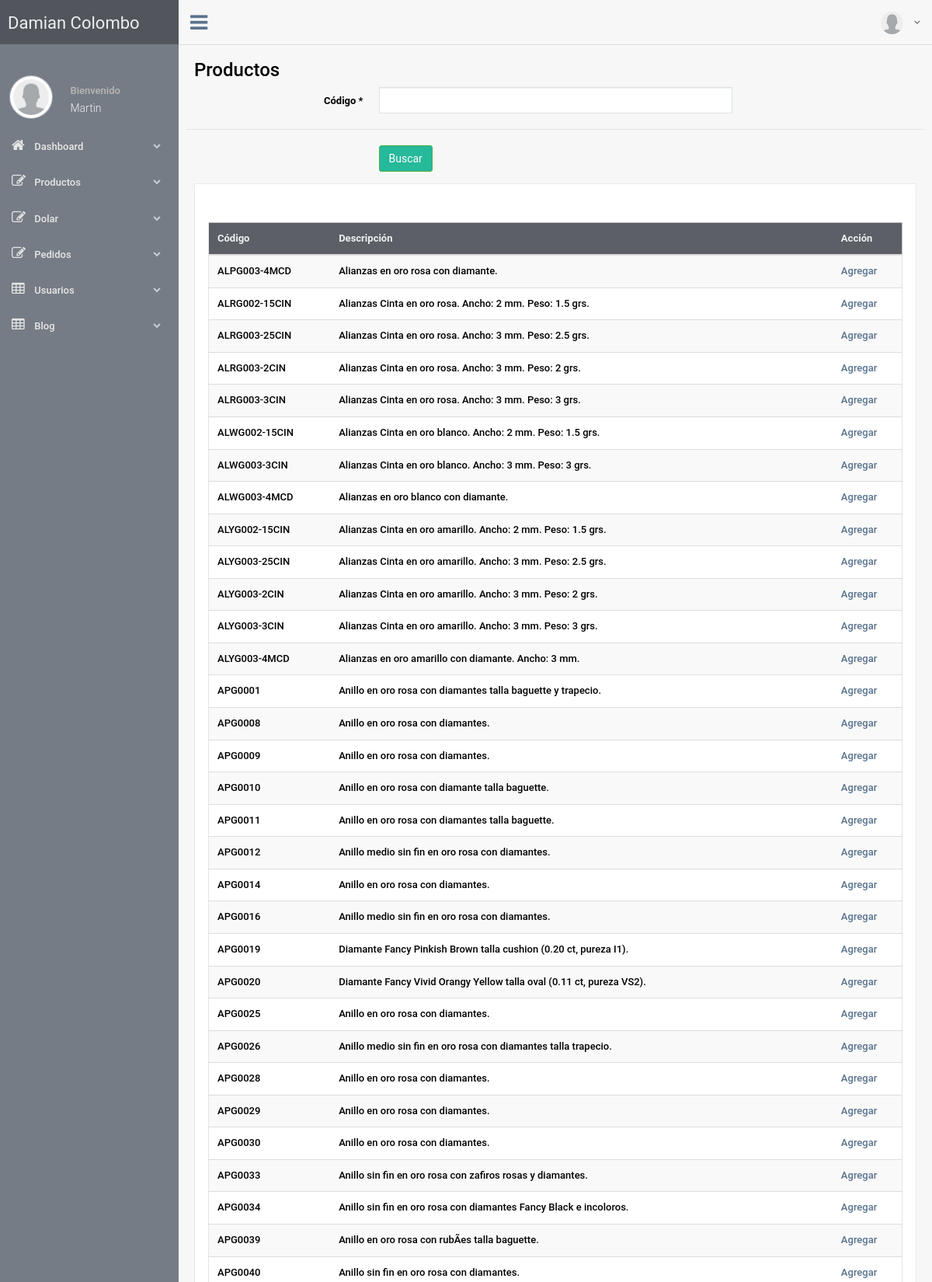
Screenshot of /DamianColombo/DamianColombo_BCK/pedidos-agregar.php (signed in, upper part) with the database file from the repository.
### tables this page shows
CREATE TABLE `productmain` (
  `idProductMain` int(11) NOT NULL,
  `codigo` varchar(250) NOT NULL,
  `descripcionLarga` text NOT NULL,
  `descripcionLargaIngles` text NOT NULL,
  `descripcion` text NOT NULL,
  `description` varchar(250) NOT NULL,
  `descripcionCertificado` text NOT NULL,
  `stock` int(11) NOT NULL,
  `stockIngles` int(11) NOT NULL,
  `medida` text NOT NULL,
  `medidaIngles` varchar(250) NOT NULL,
  `codMetal` int(11) NOT NULL,
  `pesoMetal` varchar(150) NOT NULL,
  `codPiedra` int(11) NOT NULL,
  `cortePiedra` varchar(150) NOT NULL,
  `pesoPiedra` varchar(150) NOT NULL,
  `colorPiedra` varchar(150) NOT NULL,
  `purezaPiedra` varchar(150) NOT NULL,
  `codpiedra2` int(11) NOT NULL,
  `pesoPiedra2` varchar(150) NOT NULL,
  `colorPiedra2` varchar(150) NOT NULL,
  `purezaPiedra2` varchar(150) NOT NULL,
  `certificado` varchar(250) NOT NULL,
  `certificado2` int(11) NOT NULL DEFAULT '0',
  `precioLista` float NOT NULL,
  `precioFinal` int(11) NOT NULL,
  `palabrasClaves` text NOT NULL,
  `urlCorta` text NOT NULL,
  `palabrasClavesIngles` text NOT NULL,
  `urlCortaIngles` varchar(100) NOT NULL,
  `destacado` int(11) NOT NULL DEFAULT '0',
  `labelDescuento` int(11) NOT NULL DEFAULT '0',
  `catalogo` int(11) NOT NULL DEFAULT '0',
  `flagNew` int(11) NOT NULL DEFAULT '0',
  `tipoArticulo` int(11) NOT NULL DEFAULT '1',
  `precioListaIngles` float NOT NULL,
  `descuentoIngles` int(11) NOT NULL,
  `labelDescuentoIngles` int(11) NOT NULL
);

### DamianColombo/DamianColombo_BCK/pedidos-agregar.php (the view, shortened to what this page needs)
<!DOCTYPE html>
<html lang="en">
<head>
    <link href="css/bootstrap.min.css" rel="stylesheet">
    <link href="fonts/css/font-awesome.min.css" rel="stylesheet">
    <link href="css/animate.min.css" rel="stylesheet">
    <link href="css/custom.css" rel="stylesheet">
    <link href="css/icheck/flat/green.css" rel="stylesheet">
</head>
<?
$id_pedido=$_GET['id_pedido'];
$word=$_POST["word"];
$result = mysql_query("Select * from productmain where codigo like '%$word%' order by codigo");
?>
<body class="nav-md">
    <div class="container body">
        <div class="main_container">
            <div class="col-md-3 left_col">
                <?php include ("inc-menu.php");?>
            </div>
            <div class="top_nav">
                <div class="nav_menu">
                    <nav class="" role="navigation">
                        <div class="nav toggle">
                            <a id="menu_toggle"><i class="fa fa-bars"></i></a>
                        </div>
                        <ul class="nav navbar-nav navbar-right">
                            <li class="">
                                <a href="javascript:;" class="user-profile dropdown-toggle" data-toggle="dropdown" aria-expanded="false">
                                    <img src="images/img.jpg" alt="">
                                    <span class=" fa fa-angle-down"></span>
                                </a>
                            </li>
                        </ul>
                    </nav>
                </div>
            </div>
            <div class="right_col" role="main">
                <div class="">
                    <div class="page-title">
                        <div class="title_left">
                            <h3>Productos</h3>
                        </div>
                        <div class="title_right">
                            <div class="col-md-5 col-sm-5 col-xs-12 form-group pull-right top_search">
                            </div>
                        </div>
                    </div>
                    <div class="clearfix"></div>
                    <div class="row">
                                    <form id="demo-form2" data-parsley-validate class="form-horizontal form-label-left" method="post" action="pedidos-agregar.php?id_pedido=<? echo $id_pedido; ?>">
                                        <div class="form-group">
                                            <label class="control-label col-md-3 col-sm-3 col-xs-12" for="first-name">Código <span class="required">*</span>
                                            </label>
                                            <div class="col-md-6 col-sm-6 col-xs-12">
                                                <input type="text" id="first-name" required="required" name="word" class="form-control col-md-7 col-xs-12">
                                            </div>
                                        </div>
                                        <div class="ln_solid"></div>
                                        <div class="form-group">
                                            <div class="col-md-6 col-sm-6 col-xs-12 col-md-offset-3">
                                                <button type="submit" class="btn btn-success">Buscar</button>
                                            </div>
                                        </div>
                                    </form>
                        <div class="col-md-12 col-sm-12 col-xs-12">
                            <div class="x_panel" >
                                <br><br>
                       <table class="table table-striped responsive-utilities jambo_table bulk_action">
                            <thead>
                                <tr class="headings">
                                    <th class="column-title">Código</th>
                                    <th class="column-title">Descripción</th>
                                    <th class="column-title no-link last"><span class="nobr">Acción</span></th>
                                </tr>
                            </thead>
                            <tbody>
                                <? while ($row = mysql_fetch_array($result)) { ?>
                                    <tr class="even pointer">
                                        <td class=" "><? echo $row["codigo"]; ?></td>
                                        <td class=" "><? echo $row["descripcion"]; ?></td>
                                        <td class=" last">
                                            <a href="pedidos-agregar2.php?codigo=<? echo $row["codigo"]; ?>&idProductMain=<? echo $row["idProductMain"]; ?>&id_pedido=<? echo $id_pedido; ?>">Agregar</a>
                                        </td>
                                    </tr>
                                 <?}?>
                            </tbody>
                        </table>
                            </div>
                        </div>
                    </div>
                </div>
            </div>
        </div>
    </div>
</body>
</html>

### rows the page displays
productmain: codigo "ALPG003-4MCD", descripcion "Alianzas en oro rosa con diamante."
productmain: codigo "ALRG002-15CIN", descripcion "Alianzas Cinta en oro rosa. Ancho: 2 mm. Peso: 1.5 grs."
productmain: codigo "ALRG003-25CIN", descripcion "Alianzas Cinta en oro rosa. Ancho: 3 mm. Peso: 2.5 grs."
productmain: codigo "ALRG003-2CIN", descripcion "Alianzas Cinta en oro rosa. Ancho: 3 mm. Peso: 2 grs."
productmain: codigo "ALRG003-3CIN", descripcion "Alianzas Cinta en oro rosa. Ancho: 3 mm. Peso: 3 grs."
productmain: codigo "ALWG002-15CIN", descripcion "Alianzas Cinta en oro blanco. Ancho: 2 mm. Peso: 1.5 grs."
productmain: codigo "ALWG003-3CIN", descripcion "Alianzas Cinta en oro blanco. Ancho: 3 mm. Peso: 3 grs."
productmain: codigo "ALWG003-4MCD", descripcion "Alianzas en oro blanco con diamante."
productmain: codigo "ALYG002-15CIN", descripcion "Alianzas Cinta en oro amarillo. Ancho: 2 mm. Peso: 1.5 grs."
productmain: codigo "ALYG003-25CIN", descripcion "Alianzas Cinta en oro amarillo. Ancho: 3 mm. Peso: 2.5 grs."
productmain: codigo "ALYG003-2CIN", descripcion "Alianzas Cinta en oro amarillo. Ancho: 3 mm. Peso: 2 grs."
productmain: codigo "ALYG003-3CIN", descripcion "Alianzas Cinta en oro amarillo. Ancho: 3 mm. Peso: 3 grs."
productmain: codigo "ALYG003-4MCD", descripcion "Alianzas en oro amarillo con diamante. Ancho: 3 mm."
productmain: codigo "APG0001", descripcion "Anillo en oro rosa con diamantes talla baguette y trapecio."
productmain: codigo "APG0008", descripcion "Anillo en oro rosa con diamantes."
productmain: codigo "APG0009", descripcion "Anillo en oro rosa con diamantes."
productmain: codigo "APG0010", descripcion "Anillo en oro rosa con diamante talla baguette."
productmain: codigo "APG0011", descripcion "Anillo en oro rosa con diamantes talla baguette."
productmain: codigo "APG0012", descripcion "Anillo medio sin fin en oro rosa con diamantes."
productmain: codigo "APG0014", descripcion "Anillo en oro rosa con diamantes."
productmain: codigo "APG0016", descripcion "Anillo medio sin fin en oro rosa con diamantes."
productmain: codigo "APG0019", descripcion "Diamante Fancy Pinkish Brown talla cushion (0.20 ct, pureza I1)."
productmain: codigo "APG0020", descripcion "Diamante Fancy Vivid Orangy Yellow talla oval (0.11 ct, pureza VS2)."
productmain: codigo "APG0025", descripcion "Anillo en oro rosa con diamantes."
productmain: codigo "APG0026", descripcion "Anillo medio sin fin en oro rosa con diamantes talla trapecio."
productmain: codigo "APG0028", descripcion "Anillo en oro rosa con diamantes."
productmain: codigo "APG0029", descripcion "Anillo en oro rosa con diamantes."
productmain: codigo "APG0030", descripcion "Anillo en oro rosa con diamantes."
productmain: codigo "APG0033", descripcion "Anillo sin fin en oro rosa con zafiros rosas y diamantes."
productmain: codigo "APG0034", descripcion "Anillo sin fin en oro rosa con diamantes Fancy Black e incoloros."
productmain: codigo "APG0039", descripcion "Anillo en oro rosa con rubÃ­es talla baguette."
productmain: codigo "APG0040", descripcion "Anillo sin fin en oro rosa con diamantes."

### other values shown
$_SESSION["nombreUsuario"] "Martin"
